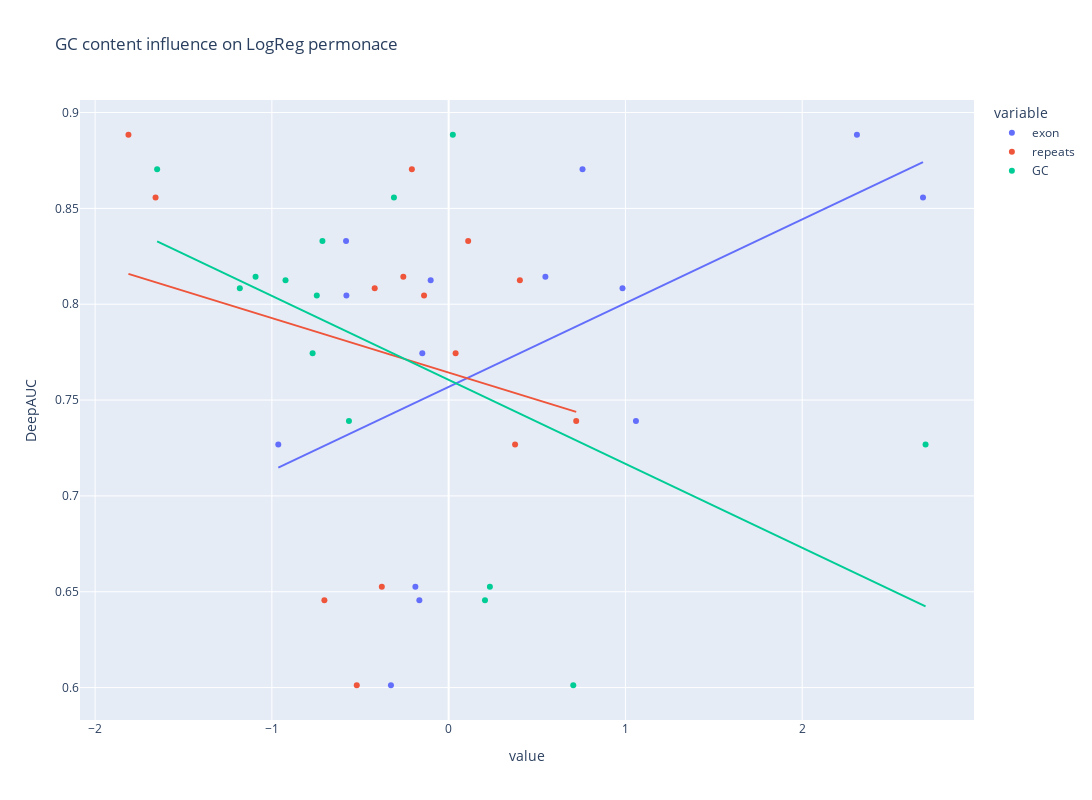

The notebook cell saved with this chart:
### Code cell
fig = px.scatter(bad_performance, 
                 x=[bad_performance.exon, bad_performance.repeats, bad_performance.GC],  
                 y=bad_performance.DeepAUC, 
                 #color="DataType", 
                 hover_name="Name",
                 labels={"x": "Absolute Delta GC"},
                 title="GC content influence on LogReg permonace",
                 trendline="ols",
                 width=1400, height=800)
fig.show()

### Figure 1 — Plotly figure (JSON) as saved in the notebook; plotly's stock layout.template omitted (floating-point values rounded to 4 significant figures)
{"data": [{"hovertemplate": "<b>%{hovertext}</b><br><br>variable=exon<br>value=%{x}<br>DeepAUC=%{y}<extra></extra>", "hovertext": ["CLIPSEQ_ELAVL1", "ICLIP_HNRNPC", "ICLIP_NSUN2_293", "ICLIP_TIA1", "ICLIP_TIAL1", "ICLIP_U2AF65_Hela", "ICLIP_U2AF65_Hela_2", "ICLIP_hnRNPC_Hela_iCLIP_all_clusters", "ICLIP_hnRNPL_Hela", "ICLIP_hnRNPL_U266", "ICLIP_hnRNPlike_U266", "PARCLIP_ELAVL1", "PARCLIP_MOV10", "PARCLIP_PUM2"], "legendgroup": "exon", "marker": {"color": "#636efa", "symbol": "circle"}, "mode": "markers", "name": "exon", "orientation": "v", "showlegend": true, "type": "scatter", "x": [0.5472, 2.31, -0.9638, -0.1018, -0.1491, -0.5804, -0.5785, 2.683, -0.1882, -0.1658, -0.3264, 0.9836, 1.059, 0.7573], "xaxis": "x", "y": [0.8143, 0.8884, 0.7269, 0.8125, 0.7744, 0.833, 0.8045, 0.8557, 0.6526, 0.6455, 0.6012, 0.8083, 0.739, 0.8704], "yaxis": "y"}, {"hovertemplate": "<b>OLS trendline</b><br>DeepAUC = 0.0437069 * value + 0.756854<br>R<sup>2</sup>=0.285784<br><br>variable=exon<br>value=%{x}<br>DeepAUC=%{y} <b>(trend)</b><extra></extra>", "legendgroup": "exon", "marker": {"color": "#636efa", "symbol": "circle"}, "mode": "lines", "name": "exon", "showlegend": false, "type": "scatter", "x": [-0.9638, -0.5804, -0.5785, -0.3264, -0.1882, -0.1658, -0.1491, -0.1018, 0.5472, 0.7573, 0.9836, 1.059, 2.31, 2.683], "xaxis": "x", "y": [0.7147, 0.7315, 0.7316, 0.7426, 0.7486, 0.7496, 0.7503, 0.7524, 0.7808, 0.79, 0.7998, 0.8032, 0.8578, 0.8741], "yaxis": "y"}, {"hovertemplate": "<b>%{hovertext}</b><br><br>variable=repeats<br>value=%{x}<br>DeepAUC=%{y}<extra></extra>", "hovertext": ["CLIPSEQ_ELAVL1", "ICLIP_HNRNPC", "ICLIP_NSUN2_293", "ICLIP_TIA1", "ICLIP_TIAL1", "ICLIP_U2AF65_Hela", "ICLIP_U2AF65_Hela_2", "ICLIP_hnRNPC_Hela_iCLIP_all_clusters", "ICLIP_hnRNPL_Hela", "ICLIP_hnRNPL_U266", "ICLIP_hnRNPlike_U266", "PARCLIP_ELAVL1", "PARCLIP_MOV10", "PARCLIP_PUM2"], "legendgroup": "repeats", "marker": {"color": "#EF553B", "symbol": "circle"}, "mode": "markers", "name": "repeats", "orientation": "v", "showlegend": true, "type": "scatter", "x": [-0.2565, -1.811, 0.3758, 0.4028, 0.03925, 0.1103, -0.1393, -1.658, -0.3781, -0.703, -0.5198, -0.4184, 0.7215, -0.2082], "xaxis": "x", "y": [0.8143, 0.8884, 0.7269, 0.8125, 0.7744, 0.833, 0.8045, 0.8557, 0.6526, 0.6455, 0.6012, 0.8083, 0.739, 0.8704], "yaxis": "y"}, {"hovertemplate": "<b>OLS trendline</b><br>DeepAUC = -0.0284237 * value + 0.764338<br>R<sup>2</sup>=0.052672<br><br>variable=repeats<br>value=%{x}<br>DeepAUC=%{y} <b>(trend)</b><extra></extra>", "legendgroup": "repeats", "marker": {"color": "#EF553B", "symbol": "circle"}, "mode": "lines", "name": "repeats", "showlegend": false, "type": "scatter", "x": [-1.811, -1.658, -0.703, -0.5198, -0.4184, -0.3781, -0.2565, -0.2082, -0.1393, 0.03925, 0.1103, 0.3758, 0.4028, 0.7215], "xaxis": "x", "y": [0.8158, 0.8115, 0.7843, 0.7791, 0.7762, 0.7751, 0.7716, 0.7703, 0.7683, 0.7632, 0.7612, 0.7537, 0.7529, 0.7438], "yaxis": "y"}, {"hovertemplate": "<b>%{hovertext}</b><br><br>variable=GC<br>value=%{x}<br>DeepAUC=%{y}<extra></extra>", "hovertext": ["CLIPSEQ_ELAVL1", "ICLIP_HNRNPC", "ICLIP_NSUN2_293", "ICLIP_TIA1", "ICLIP_TIAL1", "ICLIP_U2AF65_Hela", "ICLIP_U2AF65_Hela_2", "ICLIP_hnRNPC_Hela_iCLIP_all_clusters", "ICLIP_hnRNPL_Hela", "ICLIP_hnRNPL_U266", "ICLIP_hnRNPlike_U266", "PARCLIP_ELAVL1", "PARCLIP_MOV10", "PARCLIP_PUM2"], "legendgroup": "GC", "marker": {"color": "#00cc96", "symbol": "circle"}, "mode": "markers", "name": "GC", "orientation": "v", "showlegend": true, "type": "scatter", "x": [-1.092, 0.02364, 2.698, -0.9229, -0.7697, -0.7141, -0.746, -0.3095, 0.2332, 0.2055, 0.705, -1.181, -0.5641, -1.649], "xaxis": "x", "y": [0.8143, 0.8884, 0.7269, 0.8125, 0.7744, 0.833, 0.8045, 0.8557, 0.6526, 0.6455, 0.6012, 0.8083, 0.739, 0.8704], "yaxis": "y"}, {"hovertemplate": "<b>OLS trendline</b><br>DeepAUC = -0.0438176 * value + 0.760576<br>R<sup>2</sup>=0.279915<br><br>variable=GC<br>value=%{x}<br>DeepAUC=%{y} <b>(trend)</b><extra></extra>", "legendgroup": "GC", "marker": {"color": "#00cc96", "symbol": "circle"}, "mode": "lines", "name": "GC", "showlegend": false, "type": "scatter", "x": [-1.649, -1.181, -1.092, -0.9229, -0.7697, -0.746, -0.7141, -0.5641, -0.3095, 0.02364, 0.2055, 0.2332, 0.705, 2.698], "xaxis": "x", "y": [0.8328, 0.8123, 0.8084, 0.801, 0.7943, 0.7933, 0.7919, 0.7853, 0.7741, 0.7595, 0.7516, 0.7504, 0.7297, 0.6424], "yaxis": "y"}], "layout": {"height": 800, "legend": {"title": {"text": "variable"}, "tracegroupgap": 0}, "title": {"text": "GC content influence on LogReg permonace"}, "width": 1400, "xaxis": {"anchor": "y", "domain": [0, 1], "title": {"text": "value"}}, "yaxis": {"anchor": "x", "domain": [0, 1], "title": {"text": "DeepAUC"}}}}
